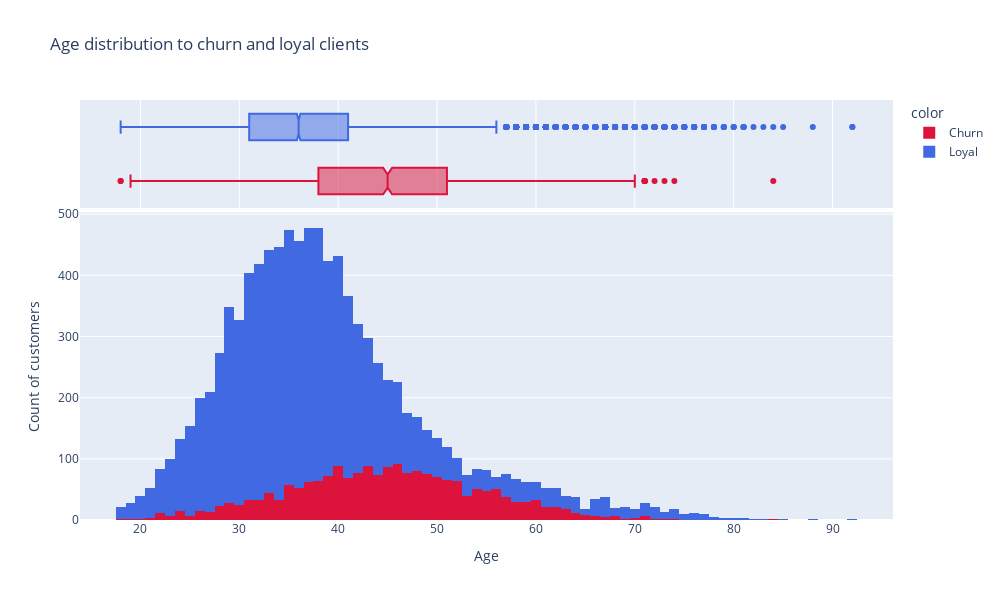

Notebook code for this chart:
### Markdown cell above
</br>

### 9.4. Посмотрите на распределение возраста в разрезе признака оттока. В какой группе больше потенциальных выбросов? На какую возрастную категорию клиентов стоит обратить внимание банку?

### Code cell
# фильтры
age = churn_df['Age']
exited = churn_df['Exited']

# формирование возрастных групп
filter_exited = churn_df[(age > 35) & (age < 57) & (exited == 1)].copy()
filter_loyal = churn_df[(age > 56) & (exited == 0)].copy()

# подсчёт значений для выводов
mean_age_group_exited = filter_exited.groupby(by='Age')['Exited'].value_counts().mean()
total_age_exited = filter_exited.groupby(by='Age')['Exited'].value_counts().sum()
emissions_age_loyal = filter_loyal.groupby(by='Age')['Exited'].value_counts().sum()
# mean_age_group_exited
# total_age_exited
# emissions_age_loyal

# строим график
fig = px.histogram(
    barmode='stack',                                            # тип группировки данных при выводе графика
    data_frame=churn_df,                                        # DataFrame
    x = 'Age',                                                  # ось абсцисс
    y = 'Exited',                                               # ось ординат
    color=churn_df['Exited'].map({0: 'Loyal', 1: 'Churn'}),     # от чего зависит цвет
    orientation='v',                                            # ориентация графика
    height=600,                                                 # высота
    width=1000,                                                 # ширина
    histfunc='count',                                           # агрегирующая функция
    marginal='box',                                             # отображение коробочного графика
    color_discrete_sequence=['Crimson', 'RoyalBlue'],           # палитра цветов
    title='Age distribution to churn and loyal clients',        # заголовок
)

# отображаем его
fig.update_layout(
    yaxis = dict(
        title='Count of customers',                             # обновляем подпись к оси ординат
        )
)

### Figure 1 — Plotly figure (JSON) as saved in the notebook; plotly's stock layout.template omitted (floating-point values rounded to 4 significant figures; data arrays with more than 128 entries replaced by an {"elided": "..."} marker saying what was removed)
{"data": [{"alignmentgroup": "True", "bingroup": "x", "histfunc": "count", "hovertemplate": "color=Churn<br>Age=%{x}<br>count=%{y}<extra></extra>", "legendgroup": "Churn", "marker": {"color": "Crimson", "pattern": {"shape": ""}}, "name": "Churn", "offsetgroup": "Churn", "orientation": "v", "showlegend": true, "type": "histogram", "x": {"elided": "2037 int values"}, "xaxis": "x", "y": {"elided": "2037 int values"}, "yaxis": "y"}, {"alignmentgroup": "True", "hovertemplate": "color=Churn<br>Age=%{x}<extra></extra>", "legendgroup": "Churn", "marker": {"color": "Crimson"}, "name": "Churn", "notched": true, "offsetgroup": "Churn", "showlegend": false, "type": "box", "x": {"elided": "2037 int values"}, "xaxis": "x2", "yaxis": "y2"}, {"alignmentgroup": "True", "bingroup": "x", "histfunc": "count", "hovertemplate": "color=Loyal<br>Age=%{x}<br>count=%{y}<extra></extra>", "legendgroup": "Loyal", "marker": {"color": "RoyalBlue", "pattern": {"shape": ""}}, "name": "Loyal", "offsetgroup": "Loyal", "orientation": "v", "showlegend": true, "type": "histogram", "x": {"elided": "7963 int values"}, "xaxis": "x", "y": {"elided": "7963 int values"}, "yaxis": "y"}, {"alignmentgroup": "True", "hovertemplate": "color=Loyal<br>Age=%{x}<extra></extra>", "legendgroup": "Loyal", "marker": {"color": "RoyalBlue"}, "name": "Loyal", "notched": true, "offsetgroup": "Loyal", "showlegend": false, "type": "box", "x": {"elided": "7963 int values"}, "xaxis": "x2", "yaxis": "y2"}], "layout": {"barmode": "stack", "height": 600, "legend": {"title": {"text": "color"}, "tracegroupgap": 0}, "title": {"text": "Age distribution to churn and loyal clients"}, "width": 1000, "xaxis": {"anchor": "y", "domain": [0, 1], "title": {"text": "Age"}}, "xaxis2": {"anchor": "y2", "domain": [0, 1], "matches": "x", "showgrid": true, "showticklabels": false}, "yaxis": {"anchor": "x", "domain": [0, 0.7326], "title": {"text": "Count of customers"}}, "yaxis2": {"anchor": "x2", "domain": [0.7426, 1], "matches": "y2", "showgrid": false, "showline": false, "showticklabels": false, "ticks": ""}}}
